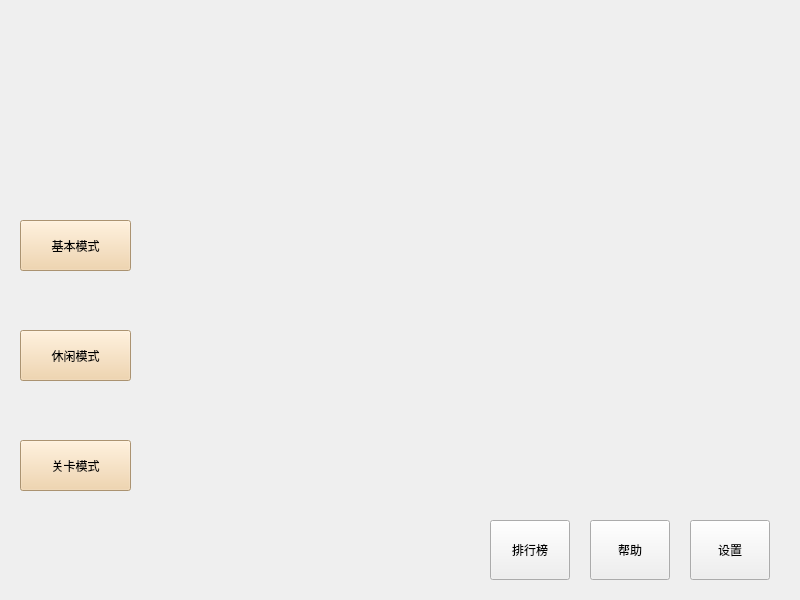
<?xml version="1.0" encoding="UTF-8"?>
<ui version="4.0">
 <class>QtMatchingGameClass</class>
 <widget class="QMainWindow" name="QtMatchingGameClass">
  <property name="geometry">
   <rect>
    <x>0</x>
    <y>0</y>
    <width>800</width>
    <height>600</height>
   </rect>
  </property>
  <property name="windowTitle">
   <string>连连看</string>
  </property>
  <property name="windowIcon">
   <iconset resource="QtMatchingGame.qrc">
    <normaloff>:/QtMatchingGame/res/LLK.ico</normaloff>:/QtMatchingGame/res/LLK.ico</iconset>
  </property>
  <property name="styleSheet">
   <string notr="true">#centralWidget { background-image: url(:/QtMatchingGame/res/llk_main.bmp); }</string>
  </property>
  <widget class="QWidget" name="centralWidget">
   <widget class="QPushButton" name="pushBasicMode">
    <property name="geometry">
     <rect>
      <x>20</x>
      <y>220</y>
      <width>111</width>
      <height>51</height>
     </rect>
    </property>
    <property name="styleSheet">
     <string notr="true">background-color: rgb(240, 206, 158);</string>
    </property>
    <property name="text">
     <string>基本模式</string>
    </property>
   </widget>
   <widget class="QPushButton" name="pushEntertainMode">
    <property name="geometry">
     <rect>
      <x>20</x>
      <y>330</y>
      <width>111</width>
      <height>51</height>
     </rect>
    </property>
    <property name="styleSheet">
     <string notr="true">background-color: rgb(240, 206, 158);</string>
    </property>
    <property name="text">
     <string>休闲模式</string>
    </property>
   </widget>
   <widget class="QPushButton" name="pushStageMode">
    <property name="geometry">
     <rect>
      <x>20</x>
      <y>440</y>
      <width>111</width>
      <height>51</height>
     </rect>
    </property>
    <property name="styleSheet">
     <string notr="true">background-color: rgb(240, 206, 158);</string>
    </property>
    <property name="text">
     <string>关卡模式</string>
    </property>
   </widget>
   <widget class="QPushButton" name="settingBtn">
    <property name="geometry">
     <rect>
      <x>690</x>
      <y>520</y>
      <width>80</width>
      <height>60</height>
     </rect>
    </property>
    <property name="text">
     <string>设置</string>
    </property>
   </widget>
   <widget class="QPushButton" name="rankBtn">
    <property name="geometry">
     <rect>
      <x>490</x>
      <y>520</y>
      <width>80</width>
      <height>60</height>
     </rect>
    </property>
    <property name="text">
     <string>排行榜</string>
    </property>
   </widget>
   <widget class="QPushButton" name="helpBtn">
    <property name="geometry">
     <rect>
      <x>590</x>
      <y>520</y>
      <width>80</width>
      <height>60</height>
     </rect>
    </property>
    <property name="text">
     <string>帮助</string>
    </property>
   </widget>
  </widget>
 </widget>
 <layoutdefault spacing="6" margin="11"/>
 <resources>
  <include location="QtMatchingGame.qrc"/>
 </resources>
 <connections/>
</ui>
